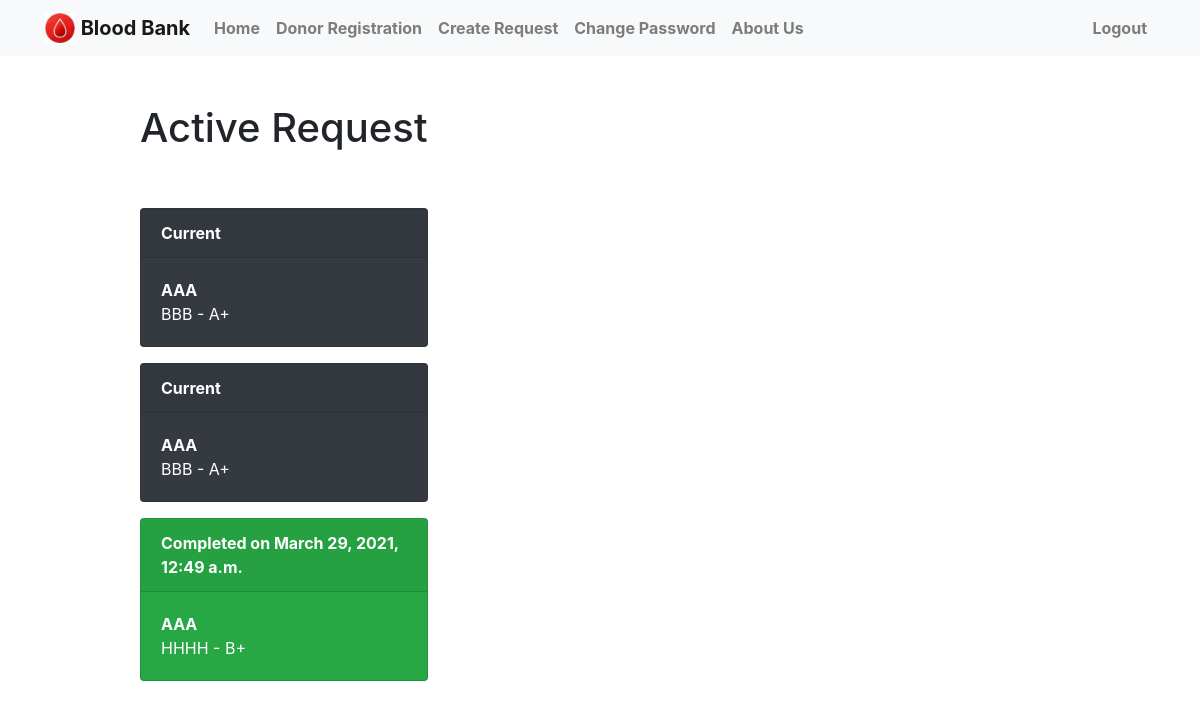
The page /current/ (signed in) on the database as committed earlier.
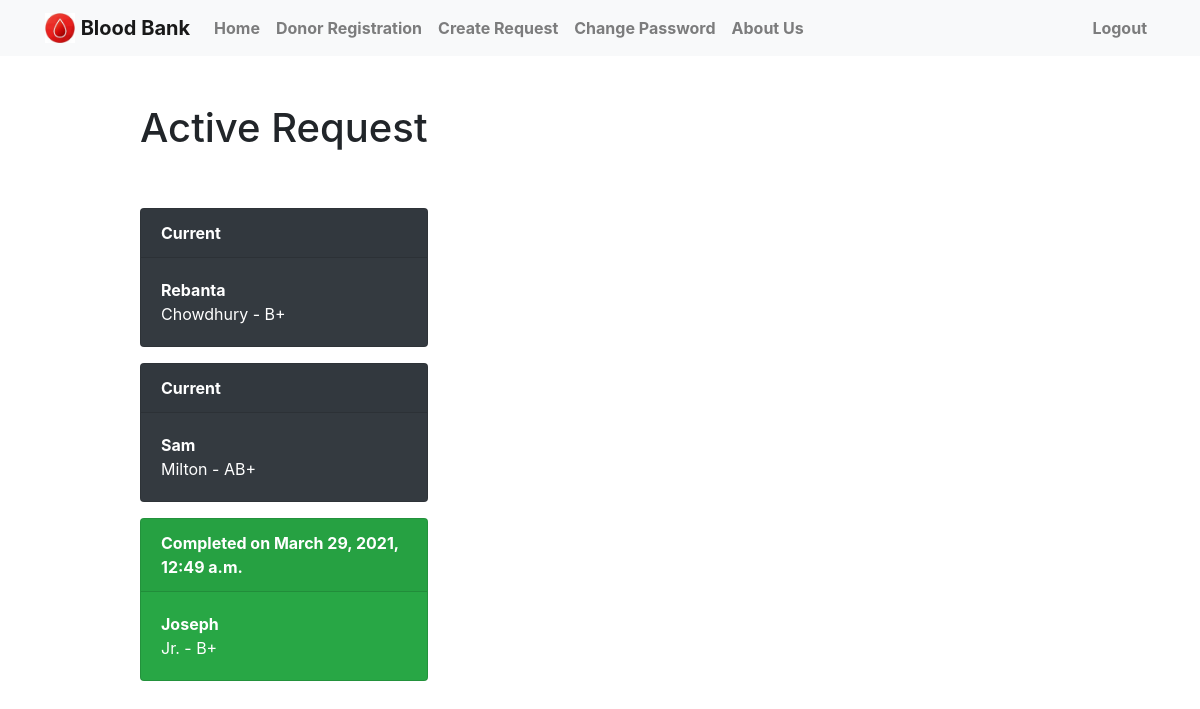
The same page on the database as committed later.
### login/models.py (models this page shows, shortened)
class bbank(models.Model):
    firstname = models.CharField(null=True, blank=True, max_length=100)
    lastname = models.CharField(null=True, blank=True, max_length=100)
    user = models.ForeignKey(User, on_delete=models.CASCADE)
    user_age = models.IntegerField(null=True, blank=True)
    bloodgrp = models.CharField(null=True, blank=True, max_length=4)
    email = models.EmailField(null=True, blank=True, max_length=100)
    datecompleted = models.DateTimeField(null=True, blank=True)
    created = models.DateTimeField(auto_now_add=True)
    user_address = models.TextField(null=True, blank=False, max_length=300)

### login/views.py (the view)
# urls.py: path('current/', views.currentbbank, name='currentbbank'),
def currentbbank(request):
    userrequest = bbank.objects.filter(user=request.user)
    return render(request, 'login/currentbbank.html', {'userrequest':userrequest})

### login/templates/login/currentbbank.html (shortened to what this page needs)
{% extends 'login/base.html' %}
{% block content %}
    <div class="row justify-content-center mt-5">
        <div class="col-md-10">
            {% if userrequest %}
                           <h1>Active Request</h1>
            {% endif %}
        </div>
    </div>
    <div class="row justify-content-center mt-5">
        <div class="col-md-10">
        {% if userrequest %}
                    {% for userrequest in userrequest %}
                        {% if userrequest.datecompleted %}
                            <div class="card text-white bg-success mb-3" style="max-width: 18rem;">
                                <div class="card-header">
                                    <b>Completed on {{ userrequest.datecompleted }}</b>
                                </div>
                                <div class="card-body">
                                    <b>{{ userrequest.firstname }}</b>
                                    <p class="card-text">
                                    {% if userrequest.lastname %}
                                        {{ userrequest.lastname|truncatechars:30 }} -
                                        {{ userrequest.bloodgrp }}
                                    {% endif %}
                                    </p>
                                </div>
                            </div>
                        {% else %}
                            <div class="card text-white bg-dark mb-3" style="max-width: 18rem;">
                                <div class="card-header">
                                    <b>Current</b>
                                </div>
                                <div class="card-body">
                                    <b>{{ userrequest.firstname }}</b>
                                    <p class="card-text">
                                        {% if userrequest.lastname %}
                                            {{ userrequest.lastname|truncatechars:30 }} -
                                            {{ userrequest.bloodgrp }}
                                        {% endif %}
                                    </p>
                                </div>
                            </div>
                        {% endif %}
                    {% endfor %}
        </div>
        {% else %}
        <div class="text-center">
            <h2>Looks like you don't have any donation request.</h2>
            <br>
            {% comment %} <a role="button" class="btn btn-primary" href="{% url 'createtodo' %}">Donation</a> {% endcomment %}
        </div>
        {% endif %}
        </div>
    </div>
{% endblock %}

### login/templates/login/base.html (shortened to what this page needs)
{% load static %}
<!doctype html>
<html lang="en">
    <head>
        <link rel="stylesheet" href="https://stackpath.bootstrapcdn.com/bootstrap/4.4.1/css/bootstrap.min.css">
    </head>
    <body>
        <nav class="navbar navbar-expand-md navbar-light bg-light">
            <div class="container">
                <a class="navbar-brand" href="{% url 'homepage' %}">
                    <img src="{% static 'login/images.jpg' %}" width="30" height="30" class="d-inline-block align-top">
                    <span><b>Blood Bank</b></span>
                </a>
                <div class="collapse navbar-collapse" id="navbarNav">
                {% if user.is_authenticated %}
                    <b>
                    <ul class="navbar-nav mr-auto">
                        <li class="nav-item {{ current }}">
                            <a class="nav-link" href="{% url 'currentbbank' %}">Home</a>
                        </li>
                        <li class="nav-item {{ donorreg }}">
                            <a class="nav-link" href="{% url 'donorreg' %}">Donor Registration</a>
                        </li>
                        <li class="nav-item {{ createrequest }}">
                            <a class="nav-link" href="{% url 'createreq' %}">Create Request</a>
                        </li>
                        <li class="nav-item {{ changepass }}">
                            <a class="nav-link" href="{% url 'changepass' %}">Change Password</a>
                        </li>
                        <li class="nav-item {{ aboutus }}">
                            <a class="nav-link" href="{% url 'aboutus' %}">About Us</a>
                        </li>
                    </ul>
                    </b>
                {% endif %}
                <ul class="navbar-nav ml-auto">
                            {% if user.is_authenticated %}
                                <li class="nav-item">
                                    <a href="#" onclick="$('#signOutBtn').click()" class="nav-link"><b>Logout</b></a>
                                </li>
                            {% endif %}
                        </ul>
                </div>
            </div>
        </nav>
        <div class="container">
            {% block content %}{% endblock %}
    </body>
</html>

Rows that differ between the two databases and show on the page:
changed bbank: firstname "AAA" → "Rebanta"; lastname "BBB" → "Chowdhury"; bloodgrp "A+" → "B+"
changed bbank: firstname "AAA" → "Sam"; lastname "BBB" → "Milton"; bloodgrp "A+" → "AB+"
changed bbank: firstname "AAA" → "Joseph"; lastname "HHHH" → "Jr."
